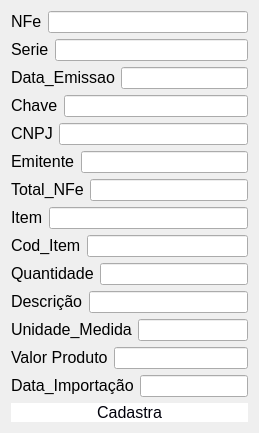
      <widget class="QWidget" name="pg_CadastraProduto">
       <layout class="QVBoxLayout" name="verticalLayout_14">
        <item>
         <layout class="QHBoxLayout" name="horizontalLayout_22">
          <item>
           <widget class="QLabel" name="label_nfe">
            <property name="toolTip">
             <string>&lt;html&gt;&lt;head/&gt;&lt;body&gt;&lt;p&gt;&lt;span style=&quot; font-size:16pt;&quot;&gt;Nfe&lt;/span&gt;&lt;/p&gt;&lt;/body&gt;&lt;/html&gt;</string>
            </property>
            <property name="text">
             <string>&lt;html&gt;&lt;head/&gt;&lt;body&gt;&lt;p&gt;&lt;span style=&quot; font-size:12pt;&quot;&gt;NFe&lt;/span&gt;&lt;/p&gt;&lt;/body&gt;&lt;/html&gt;</string>
            </property>
           </widget>
          </item>
          <item>
           <widget class="QLineEdit" name="txt_nfe"/>
          </item>
         </layout>
        </item>
        <item>
         <layout class="QHBoxLayout" name="horizontalLayout_23">
          <item>
           <widget class="QLabel" name="txt_serie">
            <property name="text">
             <string>&lt;html&gt;&lt;head/&gt;&lt;body&gt;&lt;p&gt;&lt;span style=&quot; font-size:12pt;&quot;&gt;Serie&lt;/span&gt;&lt;/p&gt;&lt;/body&gt;&lt;/html&gt;</string>
            </property>
           </widget>
          </item>
          <item>
           <widget class="QLineEdit" name="txt_serie_2"/>
          </item>
         </layout>
        </item>
        <item>
         <layout class="QHBoxLayout" name="horizontalLayout_21">
          <item>
           <widget class="QLabel" name="txt_emissao">
            <property name="text">
             <string>&lt;html&gt;&lt;head/&gt;&lt;body&gt;&lt;p&gt;&lt;span style=&quot; font-size:12pt;&quot;&gt;Data_Emissao&lt;/span&gt;&lt;/p&gt;&lt;/body&gt;&lt;/html&gt;</string>
            </property>
           </widget>
          </item>
          <item>
           <widget class="QLineEdit" name="txt_emissao_2"/>
          </item>
         </layout>
        </item>
        <item>
         <layout class="QHBoxLayout" name="horizontalLayout_24">
          <item>
           <widget class="QLabel" name="txt_chave">
            <property name="text">
             <string>&lt;html&gt;&lt;head/&gt;&lt;body&gt;&lt;p&gt;&lt;span style=&quot; font-size:12pt;&quot;&gt;Chave&lt;/span&gt;&lt;/p&gt;&lt;/body&gt;&lt;/html&gt;</string>
            </property>
           </widget>
          </item>
          <item>
           <widget class="QLineEdit" name="txt_chave_2"/>
          </item>
         </layout>
        </item>
        <item>
         <layout class="QHBoxLayout" name="horizontalLayout_25">
          <item>
           <widget class="QLabel" name="txt_cnpj">
            <property name="text">
             <string>&lt;html&gt;&lt;head/&gt;&lt;body&gt;&lt;p&gt;&lt;span style=&quot; font-size:12pt;&quot;&gt;CNPJ&lt;/span&gt;&lt;/p&gt;&lt;/body&gt;&lt;/html&gt;</string>
            </property>
           </widget>
          </item>
          <item>
           <widget class="QLineEdit" name="txt_cnpj_2"/>
          </item>
         </layout>
        </item>
        <item>
         <layout class="QHBoxLayout" name="horizontalLayout_20">
          <item>
           <widget class="QLabel" name="txt_emitente">
            <property name="text">
             <string>&lt;html&gt;&lt;head/&gt;&lt;body&gt;&lt;p&gt;&lt;span style=&quot; font-size:12pt;&quot;&gt;Emitente&lt;/span&gt;&lt;/p&gt;&lt;/body&gt;&lt;/html&gt;</string>
            </property>
           </widget>
          </item>
          <item>
           <widget class="QLineEdit" name="txt_emitente_2"/>
          </item>
         </layout>
        </item>
        <item>
         <layout class="QHBoxLayout" name="horizontalLayout_26">
          <item>
           <widget class="QLabel" name="txt_total">
            <property name="text">
             <string>&lt;html&gt;&lt;head/&gt;&lt;body&gt;&lt;p&gt;&lt;span style=&quot; font-size:12pt;&quot;&gt;Total_NFe&lt;/span&gt;&lt;/p&gt;&lt;/body&gt;&lt;/html&gt;</string>
            </property>
           </widget>
          </item>
          <item>
           <widget class="QLineEdit" name="txt_total_2"/>
          </item>
         </layout>
        </item>
        <item>
         <layout class="QHBoxLayout" name="horizontalLayout_19">
          <item>
           <widget class="QLabel" name="label_item">
            <property name="text">
             <string>&lt;html&gt;&lt;head/&gt;&lt;body&gt;&lt;p&gt;&lt;span style=&quot; font-size:12pt;&quot;&gt;Item&lt;/span&gt;&lt;/p&gt;&lt;/body&gt;&lt;/html&gt;</string>
            </property>
           </widget>
          </item>
          <item>
           <widget class="QLineEdit" name="lineEdit_item"/>
          </item>
         </layout>
        </item>
        <item>
         <layout class="QHBoxLayout" name="horizontalLayout_32">
          <item>
           <widget class="QLabel" name="label_cod_item">
            <property name="text">
             <string>&lt;html&gt;&lt;head/&gt;&lt;body&gt;&lt;p&gt;&lt;span style=&quot; font-size:12pt;&quot;&gt;Cod_Item&lt;/span&gt;&lt;/p&gt;&lt;/body&gt;&lt;/html&gt;</string>
            </property>
           </widget>
          </item>
          <item>
           <widget class="QLineEdit" name="txt_cod_item"/>
          </item>
         </layout>
        </item>
        <item>
         <layout class="QHBoxLayout" name="horizontalLayout_27">
          <item>
           <widget class="QLabel" name="label_Quantidade">
            <property name="text">
             <string>&lt;html&gt;&lt;head/&gt;&lt;body&gt;&lt;p&gt;&lt;span style=&quot; font-size:12pt;&quot;&gt;Quantidade&lt;/span&gt;&lt;/p&gt;&lt;/body&gt;&lt;/html&gt;</string>
            </property>
           </widget>
          </item>
          <item>
           <widget class="QLineEdit" name="txt_Quantidade"/>
          </item>
         </layout>
        </item>
        <item>
         <layout class="QHBoxLayout" name="horizontalLayout_31">
          <item>
           <widget class="QLabel" name="label_descricao">
            <property name="text">
             <string>&lt;html&gt;&lt;head/&gt;&lt;body&gt;&lt;p&gt;&lt;span style=&quot; font-size:12pt;&quot;&gt;Descrição&lt;/span&gt;&lt;/p&gt;&lt;/body&gt;&lt;/html&gt;</string>
            </property>
           </widget>
          </item>
          <item>
           <widget class="QLineEdit" name="txt_descricao"/>
          </item>
         </layout>
        </item>
        <item>
         <layout class="QHBoxLayout" name="horizontalLayout_28">
          <item>
           <widget class="QLabel" name="label_medida">
            <property name="text">
             <string>&lt;html&gt;&lt;head/&gt;&lt;body&gt;&lt;p&gt;&lt;span style=&quot; font-size:12pt;&quot;&gt;Unidade_Medida&lt;/span&gt;&lt;/p&gt;&lt;/body&gt;&lt;/html&gt;</string>
            </property>
           </widget>
          </item>
          <item>
           <widget class="QLineEdit" name="txt_medida"/>
          </item>
         </layout>
        </item>
        <item>
         <layout class="QHBoxLayout" name="horizontalLayout_18">
          <item>
           <widget class="QLabel" name="label_valor">
            <property name="text">
             <string>&lt;html&gt;&lt;head/&gt;&lt;body&gt;&lt;p&gt;&lt;span style=&quot; font-size:12pt;&quot;&gt;Valor Produto&lt;/span&gt;&lt;/p&gt;&lt;/body&gt;&lt;/html&gt;</string>
            </property>
           </widget>
          </item>
          <item>
           <widget class="QLineEdit" name="txt_valor"/>
          </item>
         </layout>
        </item>
        <item>
         <layout class="QHBoxLayout" name="horizontalLayout_29">
          <item>
           <widget class="QLabel" name="label_data">
            <property name="text">
             <string>&lt;html&gt;&lt;head/&gt;&lt;body&gt;&lt;p&gt;&lt;span style=&quot; font-size:12pt;&quot;&gt;Data_Importação&lt;/span&gt;&lt;/p&gt;&lt;/body&gt;&lt;/html&gt;</string>
            </property>
           </widget>
          </item>
          <item>
           <widget class="QLineEdit" name="txt_data"/>
          </item>
         </layout>
        </item>
        <item>
         <widget class="QPushButton" name="btn_cds">
          <property name="styleSheet">
           <string notr="true">QPushButton{
	color: rgb(0,0,10);
    border-radius: 10px; 
	font-size: 16px; 
	background-color: #fff;
;}

QPushButton:hover{
	
	background-color: rgb(170, 255, 255);
	 color:black
}
</string>
          </property>
          <property name="text">
           <string>Cadastra</string>
          </property>
         </widget>
        </item>
       </layout>
      </widget>
